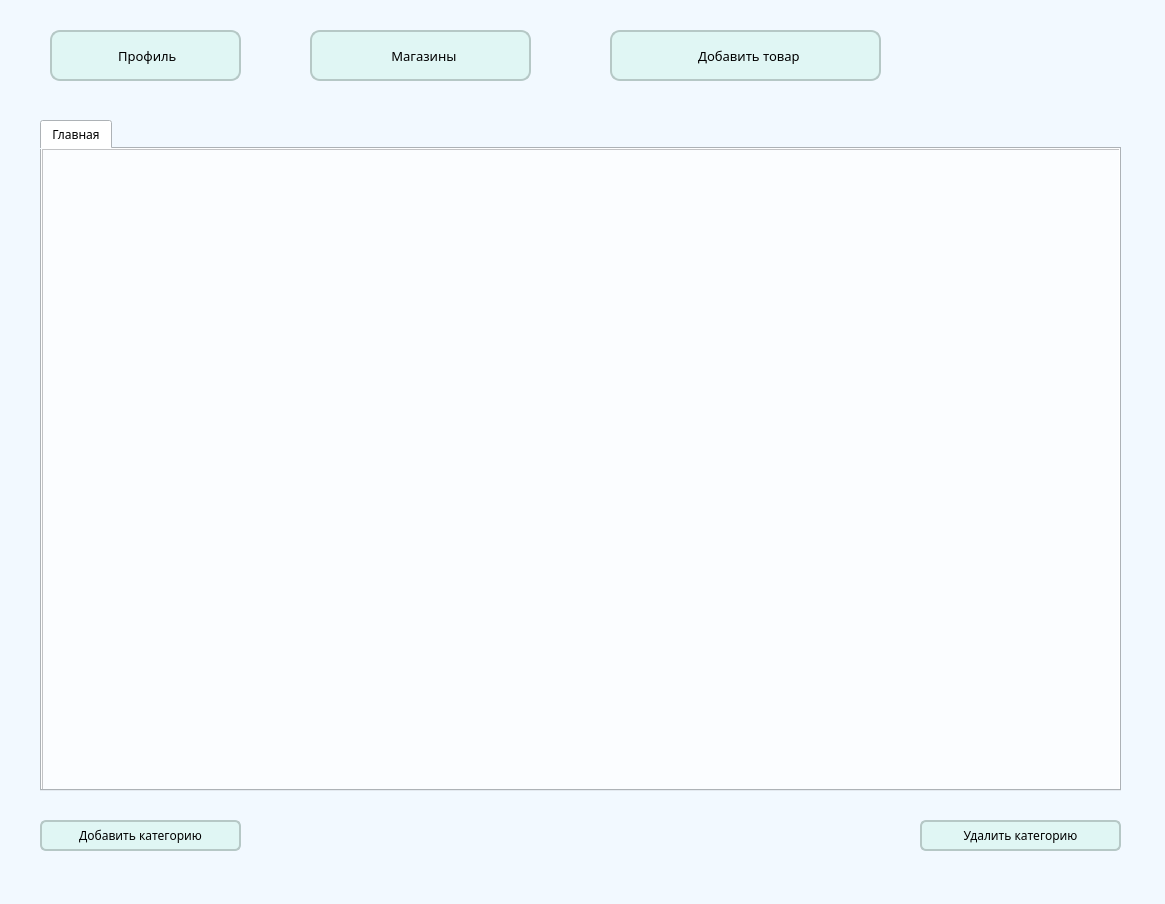
<?xml version="1.0" encoding="UTF-8"?>
<ui version="4.0">
 <class>MainWindow</class>
 <widget class="QMainWindow" name="MainWindow">
  <property name="geometry">
   <rect>
    <x>0</x>
    <y>0</y>
    <width>1165</width>
    <height>904</height>
   </rect>
  </property>
  <property name="windowTitle">
   <string>MainWindow</string>
  </property>
  <property name="styleSheet">
   <string notr="true">background-color: rgb(242, 249, 255);


</string>
  </property>
  <property name="toolButtonStyle">
   <enum>Qt::ToolButtonTextOnly</enum>
  </property>
  <property name="animated">
   <bool>true</bool>
  </property>
  <widget class="QWidget" name="centralwidget">
   <widget class="QPushButton" name="pushButton">
    <property name="geometry">
     <rect>
      <x>610</x>
      <y>30</y>
      <width>271</width>
      <height>51</height>
     </rect>
    </property>
    <property name="font">
     <font>
      <family>Segoe Print</family>
      <pointsize>10</pointsize>
      <weight>50</weight>
      <italic>false</italic>
      <bold>false</bold>
     </font>
    </property>
    <property name="styleSheet">
     <string notr="true">background:rgb(224, 246, 244);
border-radius: 10px;
border: 2px solid rgb(182, 200, 198);
</string>
    </property>
    <property name="text">
     <string>  Добавить товар</string>
    </property>
    <property name="icon">
     <iconset>
      <normaloff>../config/basket3.png</normaloff>../config/basket3.png</iconset>
    </property>
    <property name="iconSize">
     <size>
      <width>42</width>
      <height>42</height>
     </size>
    </property>
   </widget>
   <widget class="QPushButton" name="pushButton_2">
    <property name="geometry">
     <rect>
      <x>50</x>
      <y>30</y>
      <width>191</width>
      <height>51</height>
     </rect>
    </property>
    <property name="font">
     <font>
      <family>Segoe Print</family>
      <pointsize>10</pointsize>
     </font>
    </property>
    <property name="styleSheet">
     <string notr="true">background:rgb(224, 246, 244);
border-radius: 10px;
border: 2px solid rgb(182, 200, 198);</string>
    </property>
    <property name="text">
     <string> Профиль</string>
    </property>
    <property name="icon">
     <iconset>
      <normaloff>../config/profile.jpg</normaloff>../config/profile.jpg</iconset>
    </property>
    <property name="iconSize">
     <size>
      <width>30</width>
      <height>30</height>
     </size>
    </property>
    <property name="shortcut">
     <string notr="true"/>
    </property>
    <property name="checkable">
     <bool>true</bool>
    </property>
    <property name="autoRepeat">
     <bool>false</bool>
    </property>
    <property name="autoRepeatDelay">
     <number>300</number>
    </property>
    <property name="autoRepeatInterval">
     <number>100</number>
    </property>
   </widget>
   <widget class="QPushButton" name="pushButton_3">
    <property name="geometry">
     <rect>
      <x>310</x>
      <y>30</y>
      <width>221</width>
      <height>51</height>
     </rect>
    </property>
    <property name="font">
     <font>
      <family>Segoe Print</family>
      <pointsize>10</pointsize>
      <weight>50</weight>
      <bold>false</bold>
     </font>
    </property>
    <property name="styleSheet">
     <string notr="true">background:rgb(224, 246, 244);
border-radius: 10px;
border: 2px solid rgb(182, 200, 198);</string>
    </property>
    <property name="text">
     <string>  Магазины</string>
    </property>
    <property name="icon">
     <iconset>
      <normaloff>../config/shops.png</normaloff>../config/shops.png</iconset>
    </property>
    <property name="iconSize">
     <size>
      <width>35</width>
      <height>35</height>
     </size>
    </property>
   </widget>
   <widget class="QTabWidget" name="tabWidget">
    <property name="geometry">
     <rect>
      <x>40</x>
      <y>120</y>
      <width>1081</width>
      <height>671</height>
     </rect>
    </property>
    <property name="font">
     <font>
      <family>Segoe Print</family>
      <pointsize>9</pointsize>
     </font>
    </property>
    <property name="tabPosition">
     <enum>QTabWidget::North</enum>
    </property>
    <property name="tabShape">
     <enum>QTabWidget::Rounded</enum>
    </property>
    <property name="currentIndex">
     <number>0</number>
    </property>
    <widget class="QWidget" name="tab">
     <property name="sizePolicy">
      <sizepolicy hsizetype="Preferred" vsizetype="Preferred">
       <horstretch>0</horstretch>
       <verstretch>0</verstretch>
      </sizepolicy>
     </property>
     <attribute name="title">
      <string>Главная</string>
     </attribute>
     <widget class="QTableWidget" name="tableWidget">
      <property name="geometry">
       <rect>
        <x>0</x>
        <y>0</y>
        <width>1081</width>
        <height>651</height>
       </rect>
      </property>
      <property name="font">
       <font>
        <pointsize>10</pointsize>
       </font>
      </property>
      <property name="styleSheet">
       <string notr="true">background-color: rgb(251, 253, 255);
</string>
      </property>
     </widget>
    </widget>
   </widget>
   <widget class="QPushButton" name="pushButton_4">
    <property name="geometry">
     <rect>
      <x>40</x>
      <y>820</y>
      <width>201</width>
      <height>31</height>
     </rect>
    </property>
    <property name="font">
     <font>
      <family>Segoe Print</family>
      <pointsize>9</pointsize>
     </font>
    </property>
    <property name="styleSheet">
     <string notr="true">background:rgb(224, 246, 244);
border-radius: 6px;
border: 2px solid rgb(182, 200, 198);</string>
    </property>
    <property name="text">
     <string>Добавить категорию</string>
    </property>
   </widget>
   <widget class="QPushButton" name="pushButton_5">
    <property name="geometry">
     <rect>
      <x>920</x>
      <y>820</y>
      <width>201</width>
      <height>31</height>
     </rect>
    </property>
    <property name="font">
     <font>
      <family>Segoe Print</family>
      <pointsize>9</pointsize>
     </font>
    </property>
    <property name="styleSheet">
     <string notr="true">background:rgb(224, 246, 244);
border-radius: 6px;
border: 2px solid rgb(182, 200, 198);</string>
    </property>
    <property name="text">
     <string>Удалить категорию</string>
    </property>
   </widget>
  </widget>
  <widget class="QMenuBar" name="menubar">
   <property name="geometry">
    <rect>
     <x>0</x>
     <y>0</y>
     <width>1165</width>
     <height>26</height>
    </rect>
   </property>
  </widget>
  <widget class="QStatusBar" name="statusbar"/>
 </widget>
 <resources>
  <include location="../config/12.qrc"/>
 </resources>
 <connections/>
</ui>
